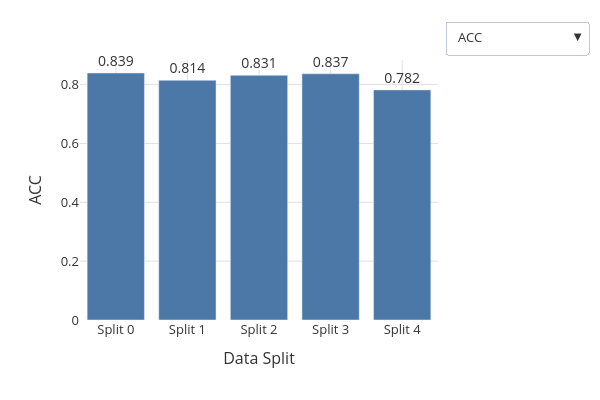

Notebook code for this chart:
### Markdown cell above
## Performance

Shows metric scores per outer split for all workflow tasks. Feature selection tasks are skipped automatically. By default the `dev` partition is shown -- use this partition for model selection and hyperparameter decisions to avoid data leakage from the held-out test set. Only use `partition="test"` for final, unbiased evaluation after all decisions have been made. Use `metric` to filter to a single metric, or `task` to select a specific workflow task.

### Code cell
perf = performance(study_info)
fig = performance_plot(perf)
fig.show()

### Figure 1 — Plotly figure (JSON) as saved in the notebook; plotly's stock layout.template omitted (floating-point values rounded to 4 significant figures)
{"data": [{"cliponaxis": false, "marker": {"color": "#4C78A8"}, "name": "ACC", "text": ["0.839", "0.814", "0.831", "0.837", "0.782"], "textfont": {"color": "#333333", "size": 14}, "textposition": "outside", "type": "bar", "visible": true, "x": ["Split 0", "Split 1", "Split 2", "Split 3", "Split 4"], "y": [0.8393, 0.8143, 0.8314, 0.8369, 0.782]}, {"cliponaxis": false, "marker": {"color": "#4C78A8"}, "name": "ACCBAL", "text": ["0.834", "0.809", "0.826", "0.830", "0.771"], "textfont": {"color": "#333333", "size": 14}, "textposition": "outside", "type": "bar", "visible": false, "x": ["Split 0", "Split 1", "Split 2", "Split 3", "Split 4"], "y": [0.8344, 0.8089, 0.8261, 0.8299, 0.7708]}, {"cliponaxis": false, "marker": {"color": "#4C78A8"}, "name": "AUCPR", "text": ["0.927", "0.899", "0.917", "0.914", "0.895"], "textfont": {"color": "#333333", "size": 14}, "textposition": "outside", "type": "bar", "visible": false, "x": ["Split 0", "Split 1", "Split 2", "Split 3", "Split 4"], "y": [0.927, 0.8986, 0.9169, 0.9137, 0.8947]}, {"cliponaxis": false, "marker": {"color": "#4C78A8"}, "name": "AUCROC", "text": ["0.916", "0.895", "0.911", "0.895", "0.879"], "textfont": {"color": "#333333", "size": 14}, "textposition": "outside", "type": "bar", "visible": false, "x": ["Split 0", "Split 1", "Split 2", "Split 3", "Split 4"], "y": [0.9164, 0.8946, 0.9114, 0.8947, 0.8789]}, {"cliponaxis": false, "marker": {"color": "#4C78A8"}, "name": "F1", "text": ["0.857", "0.837", "0.856", "0.854", "0.820"], "textfont": {"color": "#333333", "size": 14}, "textposition": "outside", "type": "bar", "visible": false, "x": ["Split 0", "Split 1", "Split 2", "Split 3", "Split 4"], "y": [0.8567, 0.8375, 0.8556, 0.8544, 0.8195]}, {"cliponaxis": false, "marker": {"color": "#4C78A8"}, "name": "LOGLOSS", "text": ["0.411", "0.439", "0.462", "0.498", "0.481"], "textfont": {"color": "#333333", "size": 14}, "textposition": "outside", "type": "bar", "visible": false, "x": ["Split 0", "Split 1", "Split 2", "Split 3", "Split 4"], "y": [0.411, 0.4387, 0.4618, 0.4978, 0.4808]}, {"cliponaxis": false, "marker": {"color": "#4C78A8"}, "name": "MCC", "text": ["0.683", "0.634", "0.666", "0.670", "0.568"], "textfont": {"color": "#333333", "size": 14}, "textposition": "outside", "type": "bar", "visible": false, "x": ["Split 0", "Split 1", "Split 2", "Split 3", "Split 4"], "y": [0.6828, 0.6341, 0.6656, 0.6697, 0.5678]}, {"cliponaxis": false, "marker": {"color": "#4C78A8"}, "name": "NEGBRIERSCORE", "text": ["0.125", "0.137", "0.131", "0.135", "0.155"], "textfont": {"color": "#333333", "size": 14}, "textposition": "outside", "type": "bar", "visible": false, "x": ["Split 0", "Split 1", "Split 2", "Split 3", "Split 4"], "y": [0.1247, 0.1368, 0.1313, 0.1345, 0.1546]}, {"cliponaxis": false, "marker": {"color": "#4C78A8"}, "name": "PRECISION", "text": ["0.814", "0.780", "0.805", "0.821", "0.750"], "textfont": {"color": "#333333", "size": 14}, "textposition": "outside", "type": "bar", "visible": false, "x": ["Split 0", "Split 1", "Split 2", "Split 3", "Split 4"], "y": [0.8142, 0.7796, 0.8052, 0.8211, 0.7497]}, {"cliponaxis": false, "marker": {"color": "#4C78A8"}, "name": "RECALL", "text": ["0.907", "0.906", "0.917", "0.891", "0.913"], "textfont": {"color": "#333333", "size": 14}, "textposition": "outside", "type": "bar", "visible": false, "x": ["Split 0", "Split 1", "Split 2", "Split 3", "Split 4"], "y": [0.9071, 0.9064, 0.917, 0.891, 0.9134]}], "layout": {"font": {"color": "#333333", "size": 13}, "height": 400, "margin": {"t": 60}, "paper_bgcolor": "white", "plot_bgcolor": "white", "showlegend": false, "updatemenus": [{"active": 0, "buttons": [{"args": [{"visible": [true, false, false, false, false, false, false, false, false, false]}, {"yaxis.title.text": "ACC"}], "label": "ACC", "method": "update"}, {"args": [{"visible": [false, true, false, false, false, false, false, false, false, false]}, {"yaxis.title.text": "ACCBAL"}], "label": "ACCBAL", "method": "update"}, {"args": [{"visible": [false, false, true, false, false, false, false, false, false, false]}, {"yaxis.title.text": "AUCPR"}], "label": "AUCPR", "method": "update"}, {"args": [{"visible": [false, false, false, true, false, false, false, false, false, false]}, {"yaxis.title.text": "AUCROC"}], "label": "AUCROC", "method": "update"}, {"args": [{"visible": [false, false, false, false, true, false, false, false, false, false]}, {"yaxis.title.text": "F1"}], "label": "F1", "method": "update"}, {"args": [{"visible": [false, false, false, false, false, true, false, false, false, false]}, {"yaxis.title.text": "LOGLOSS"}], "label": "LOGLOSS", "method": "update"}, {"args": [{"visible": [false, false, false, false, false, false, true, false, false, false]}, {"yaxis.title.text": "MCC"}], "label": "MCC", "method": "update"}, {"args": [{"visible": [false, false, false, false, false, false, false, true, false, false]}, {"yaxis.title.text": "NEGBRIERSCORE"}], "label": "NEGBRIERSCORE", "method": "update"}, {"args": [{"visible": [false, false, false, false, false, false, false, false, true, false]}, {"yaxis.title.text": "PRECISION"}], "label": "PRECISION", "method": "update"}, {"args": [{"visible": [false, false, false, false, false, false, false, false, false, true]}, {"yaxis.title.text": "RECALL"}], "label": "RECALL", "method": "update"}], "x": 1.02, "xanchor": "left", "y": 1.15, "yanchor": "top"}], "width": 600, "xaxis": {"gridcolor": "#e0e0e0", "title": {"text": "Data Split"}}, "yaxis": {"gridcolor": "#e0e0e0", "title": {"text": "ACC"}}}}
